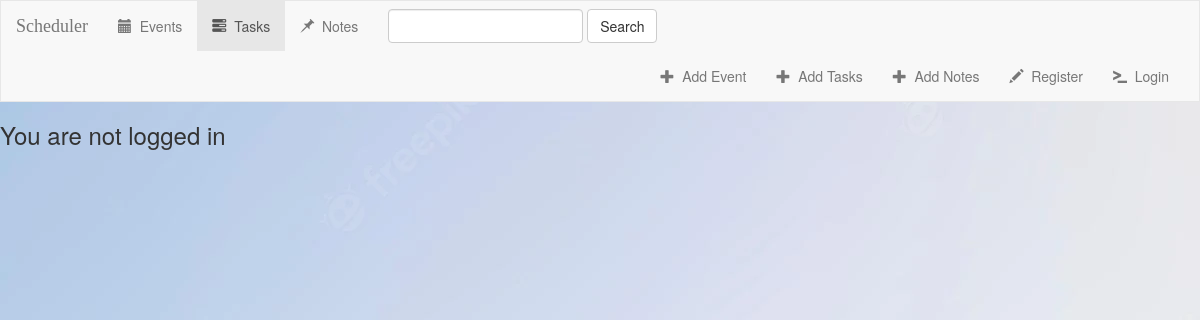
/tasks, run on an earlier commit of the app's database.
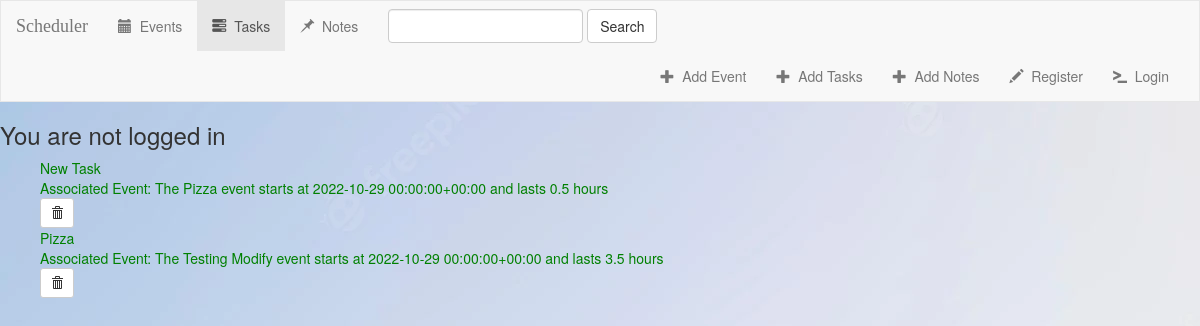
And on a later commit of the database.
### events/models.py (models this page shows, shortened)
class Task(models.Model):
    name = models.CharField(max_length=250)
    event = models.ForeignKey(Event, on_delete=models.CASCADE, blank=True, null=True)
    user = models.ForeignKey(User, on_delete=models.CASCADE, related_name="tasklist", null=True)

class Event(models.Model):
    name = models.CharField(max_length=200)
    duration = models.FloatField(default=.5,validators=[MinValueValidator(.5), MaxValueValidator(24)])#TODO: Input validation
    location = models.CharField(max_length=300)
    description = models.CharField(max_length=2000)
    start = models.DateTimeField(default = timezone.now)
    type = models.CharField(max_length=50, choices=types,default="DEADLINE")
    user = models.ForeignKey(User, on_delete=models.CASCADE, related_name="eventlist", null=True)
    def __str__(self) -> str:
        return "The {name} event starts at {start} and lasts {duration} hours".format(
            name=self.name, start=self.start, duration=self.duration)

### events/views.py (the view)
# urls.py: path('tasks',views.TasksView, name='tasks'),
def TasksView(request):
    task_list = Task.objects.order_by('name')
    context ={
        'task_list': task_list
    }
    return render(request,'events/tasks.html',context)

### events/templates/events/tasks.html (shortened to what this page needs)
{% extends 'events/base.html'%}
    {% block main %}
        <ul>
            {% for task in task_list %}
            <li>{{ task.name }}</li>
            {% if task.event is not null %}
            <li>Associated Event: {{ task.event }}</li>
            {% endif %}
            <form action="{% url 'events:task-delete' task.id %}" method="post" style="display:inline;">
                <button type="submit" class="btn btn-default btn-sm">
                    <span class="glyphicon glyphicon-trash"></span>
                </button>
            </form>
            {% endfor %}
        </ul>
    {% endblock %}

### events/templates/events/base.html (shortened to what this page needs)
<!DOCTYPE html>
<html lang="en">
<head>
    {% load static %}
    <link rel="stylesheet" href="https://maxcdn.bootstrapcdn.com/bootstrap/3.3.7/css/bootstrap.min.css">
    <link rel="stylesheet" type="text/css" href="{% static 'events/style.css' %}" />
</head>
<body>
    {% with url_name=request.resolver_match.url_name %}
    <nav class="navbar navbar-default">
        <div class="container-fluid">
            <div class="navbar-header">
                <a class="navbar-brand" href="{% url "events:index" %}">Scheduler</a>
        </div>
        <div class="collapse navbar-collapse" id="topNavBar">
            <ul class="nav navbar-nav">
            <li  class = "dropdown {% if url_name == 'index' %}active{% endif %}">
                <a href="{% url 'events:index' %}">
                    <span class="glyphicon glyphicon-calendar" aria-hidden="true"></span>&nbsp; Events
                </a>
            </li>
            <li class= "dropdown {% if url_name == 'tasks' %}active{% endif %}">
                <a href="{% url 'events:tasks' %}">
                    <span class="glyphicon glyphicon-tasks" aria-hidden="true"></span>&nbsp; Tasks
                </a>
            </li>
            <li class= "dropdown {% if url_name == 'notes' %}active{% endif %}">
                <a href="{% url 'events:notes' %}">
                    <span class="glyphicon glyphicon-pushpin" aria-hidden="true"></span>&nbsp; Notes
                </a>
            </li>
            </ul>
            <form name = "search_form" class="navbar-form navbar-left" role="search" method="GET" action="">
                <div class="form-group">
                    <input type="text" class="form-control" name ="query" value="">
                </div>
                <button type="submit" class="btn btn-default">Search</button>
            </form>
            <ul class="nav navbar-nav navbar-right">
                <li class= "dropdown {% if url_name == 'event-add' %}active{% endif %}">
                    <a href="{% url 'events:event-add' %}">
                        <span class="glyphicon glyphicon-plus" aria-hidden="true"></span>&nbsp; Add Event
                    </a>
                </li>
                <li class= "dropdown {% if url_name == 'task-add' %}active{% endif %}">
                    <a href="{% url 'events:task-add' %}">
                        <span class="glyphicon glyphicon-plus" aria-hidden="true"></span>&nbsp; Add Tasks
                    </a>
                </li>
                <li class= "dropdown {% if url_name == 'note-add' %}active{% endif %}">
                    <a href="{% url 'events:note-add' %}">
                        <span class="glyphicon glyphicon-plus" aria-hidden="true"></span>&nbsp; Add Notes
                    </a>
                </li>
                <li class= "dropdown {% if url_name == 'register' %}active{% endif %}">
                    <a href="{% url 'events:register' %}">
                        <span class="glyphicon glyphicon-pencil" aria-hidden="true"></span>&nbsp; Register
                    </a>
                </li>
                <li class= "dropdown {% if url_name == 'login' %}active{% endif %}">
                    <a href="{% url 'events:login' %}">
                        <span class="glyphicon glyphicon-console" aria-hidden="true"></span>&nbsp; Login
                    </a>
                </li>
            </ul>
          </div>
        </div>
    </nav>
    {% endwith %}
    {% if user.is_authenticated %}
    <h3>Hello, {{user.get_username}}</h3>
    {% else %}
    <h3>You are not logged in</h3>
    {% endif %}
    {% block main %}
    {% endblock %}
</body>
</html>

### events/static/events/style.css (style rules this page uses)
ul { color: green; list-style-type: none; }
body { background: rgb(130, 35, 35) url("../events/static/images/background.jpeg"); }
.navbar { border-radius: 0; }
.navbar-brand { font-family: 'Satisfy', cursive; }

What changed in the data, as far as the page shows it:
added Task: name "New Task", event "The Pizza event starts at 2022-10-29 00:00:00+00:00 and lasts 0.5 hours"
added Task: name "Pizza", event "The Testing Modify event starts at 2022-10-29 00:00:00+00:00 and lasts 3.5 hours"
